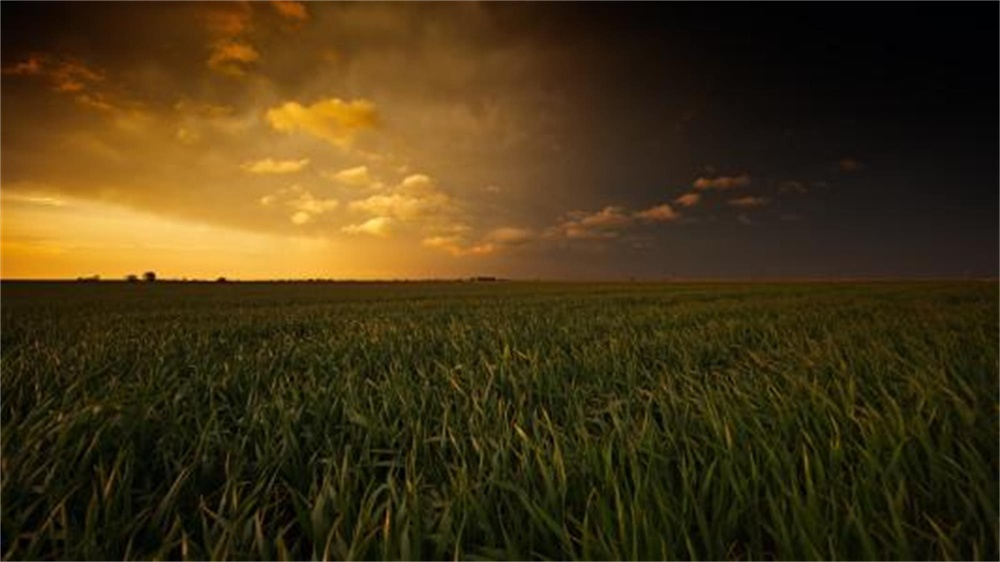
//> input picture 图像读取输出和简单混合/图像读取输出和简单混合/secne.jpg, 1000 x 562 px, shrunk from 2000 x 1125 before the run
$ ./main   (built with g++ and OpenCV 4)
//> lines starting //> are read from the running program, lines starting //| are printed output that depends on the picture
#include<opencv2/core/core.hpp>
#include<opencv2/highgui/highgui.hpp>
#include<iostream>
using namespace cv;
using namespace std;

int main()
{
	Mat scene = imread("secne.jpg");
//> scene is the input picture: 562 rows x 1000 cols, CV_8UC3; mean B, G, R 20.1, 52.8, 69.5
	namedWindow("风景图");
	imshow("风景图",scene);

	Mat logo = imread("logo.jpg");
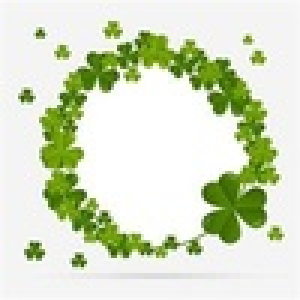
//> input picture 图像读取输出和简单混合/图像读取输出和简单混合/logo.jpg, 100 x 100 px, shrunk from 200 x 200 before the run (shown 3 times larger)
//> logo is the input picture: 100 rows x 100 cols, CV_8UC3; mean B, G, R 198, 223.3, 214.5
	namedWindow("logo图");
	imshow("logo图", logo);

	cout << scene.cols << "-" << scene.rows << endl;
//| 1000-562
	cout << "qzq2514" << endl;
	Mat sceneROI;
	//截取图片的ROI时，要保证ROI范围不会超出图片的原范围
	//sceneROI = scene(Rect(80, 35, logo.cols, logo.rows));           //第一种方法:给出ROI矩形区域的左上角横纵坐标和矩形的长高

	sceneROI = scene(Range(35, 35 + logo.rows), Range(80, 80 + logo.cols)); //第二种方法:依次给出ROI区域的纵坐标和横坐标范围
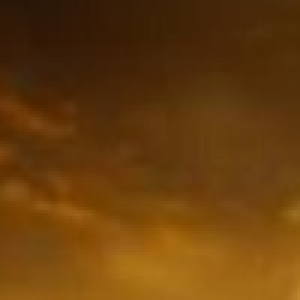
//> sceneROI: 100 rows x 100 cols, CV_8UC3 (shown 3 times larger); mean B, G, R 11.9, 60.9, 103.2
	addWeighted(sceneROI,0.5,logo,0.05,0.,sceneROI);   //两张图片的简单混合，其中后面的参数是各自的混合权重，第五个参数是gamma,表示偏重
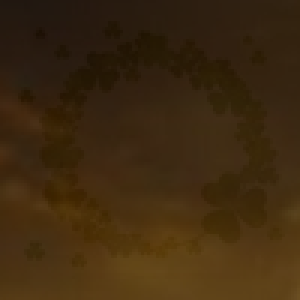
//> sceneROI: 100 rows x 100 cols, CV_8UC3 (shown 3 times larger); mean B, G, R 15.8, 41.6, 62.3
	    //其中要注意的是sceneROI表示scene的ROI，并不是根据矩形框对scene进行截图生成新的mat图片，所以最后混合的结果赋值给sceneROI,
		//就会自动引用到原图片的矩形框范围内

	namedWindow("混合图");
	imshow("混合图", scene);
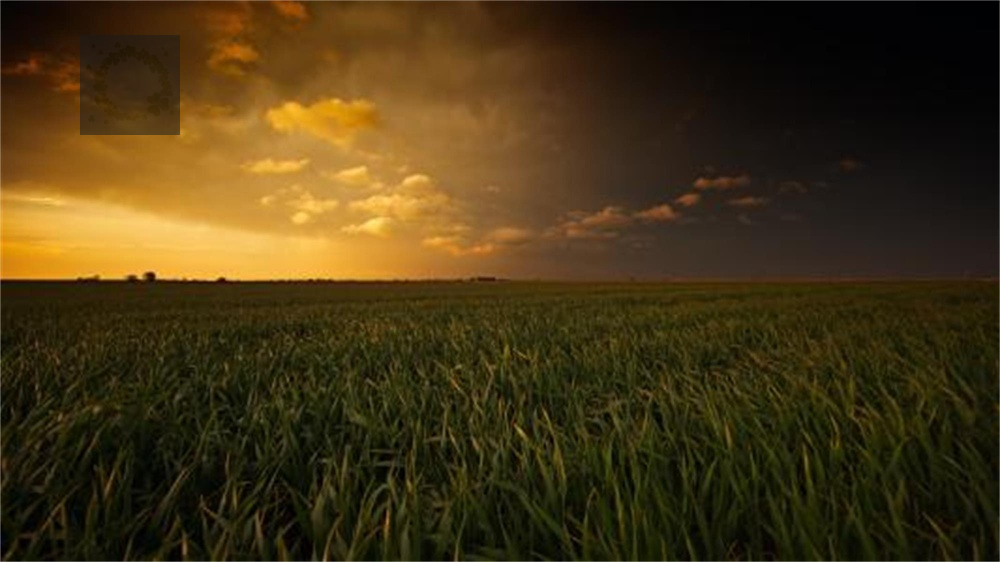
//> window '混合图': 562 rows x 1000 cols, CV_8UC3; mean B, G, R 20.2, 52.5, 68.8

	imwrite("第一个输出图片.jpg",scene);

	waitKey();
	return 0;
}
